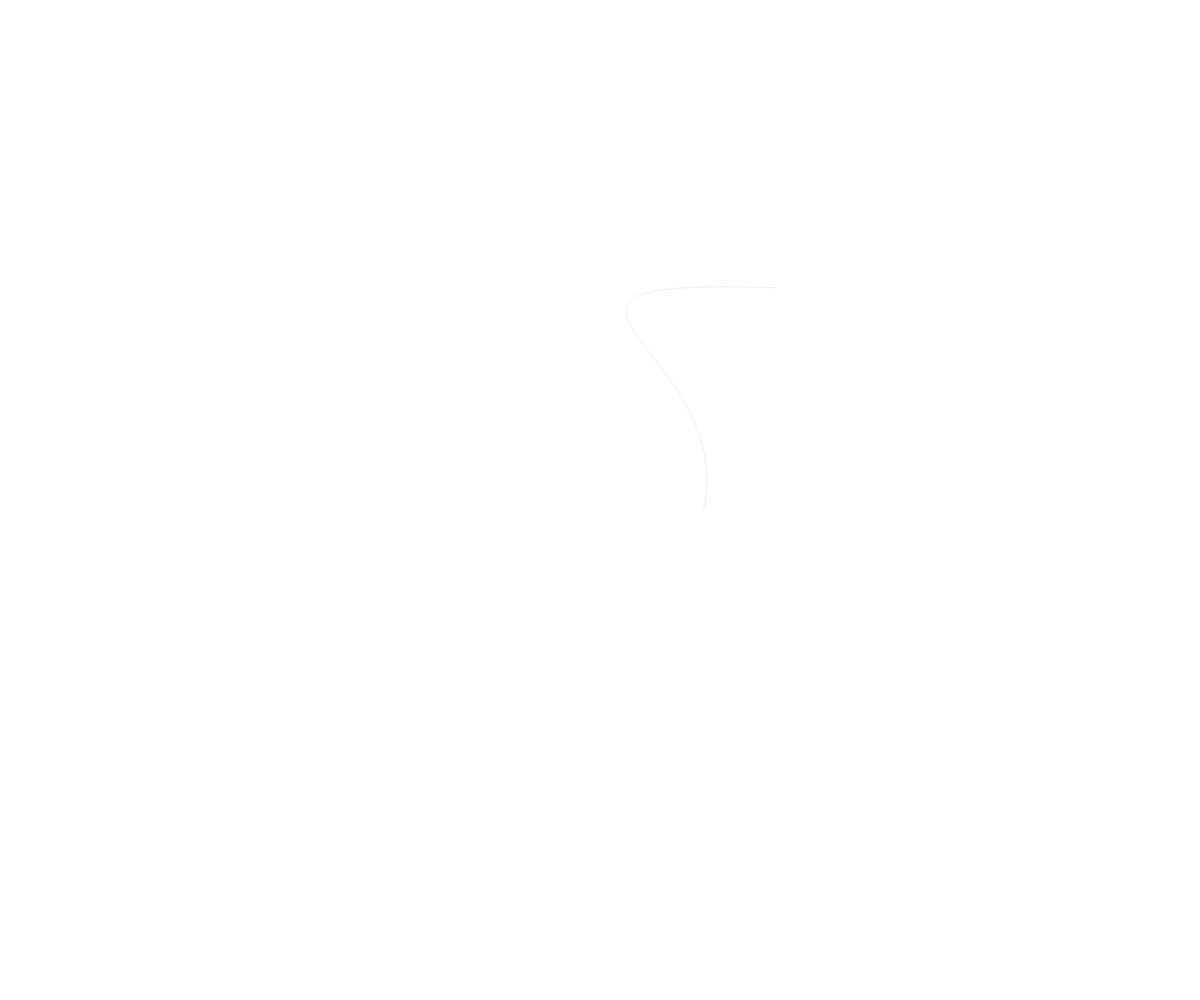
Frame 1 (no input)
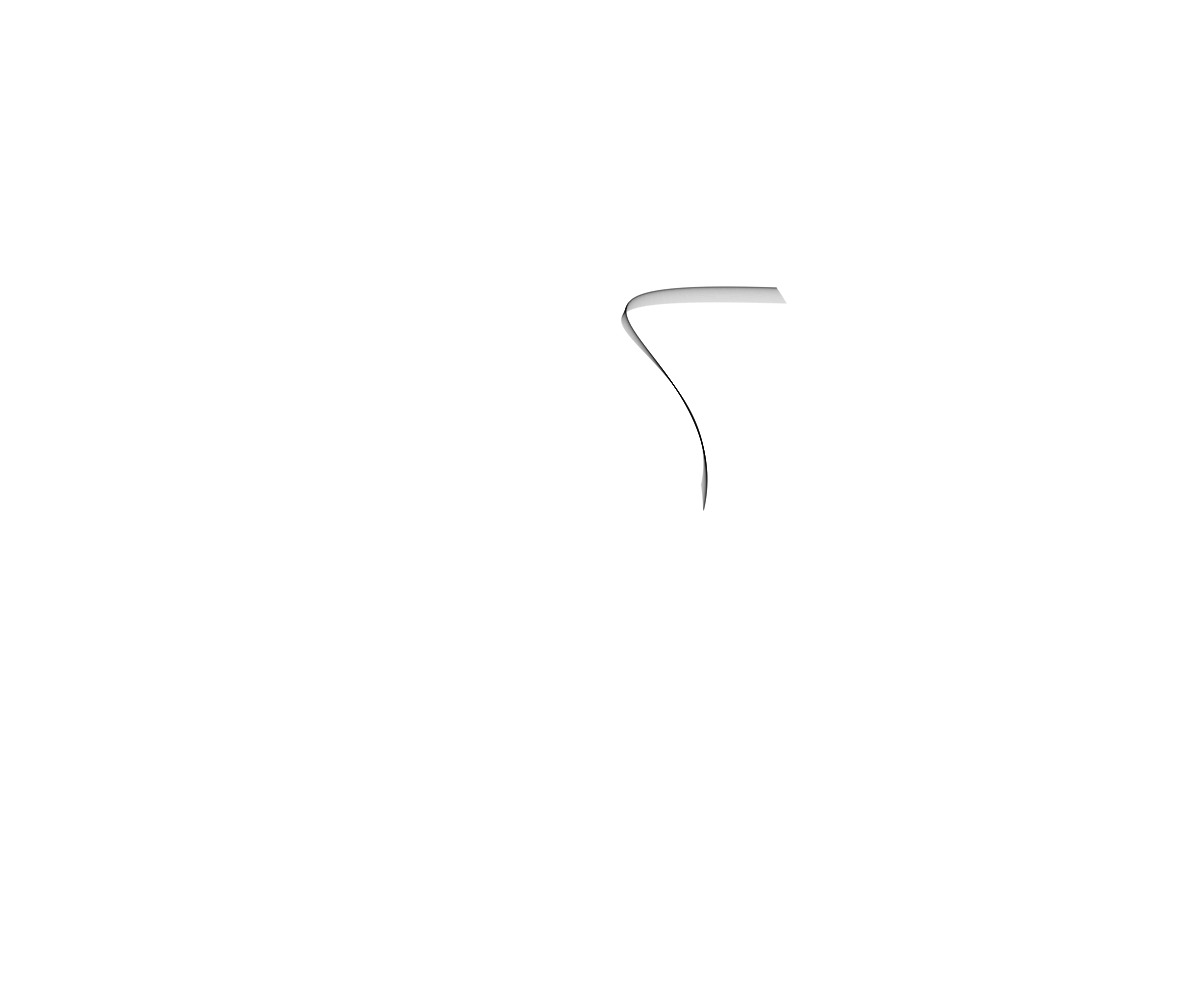
Frame 60 (no input)
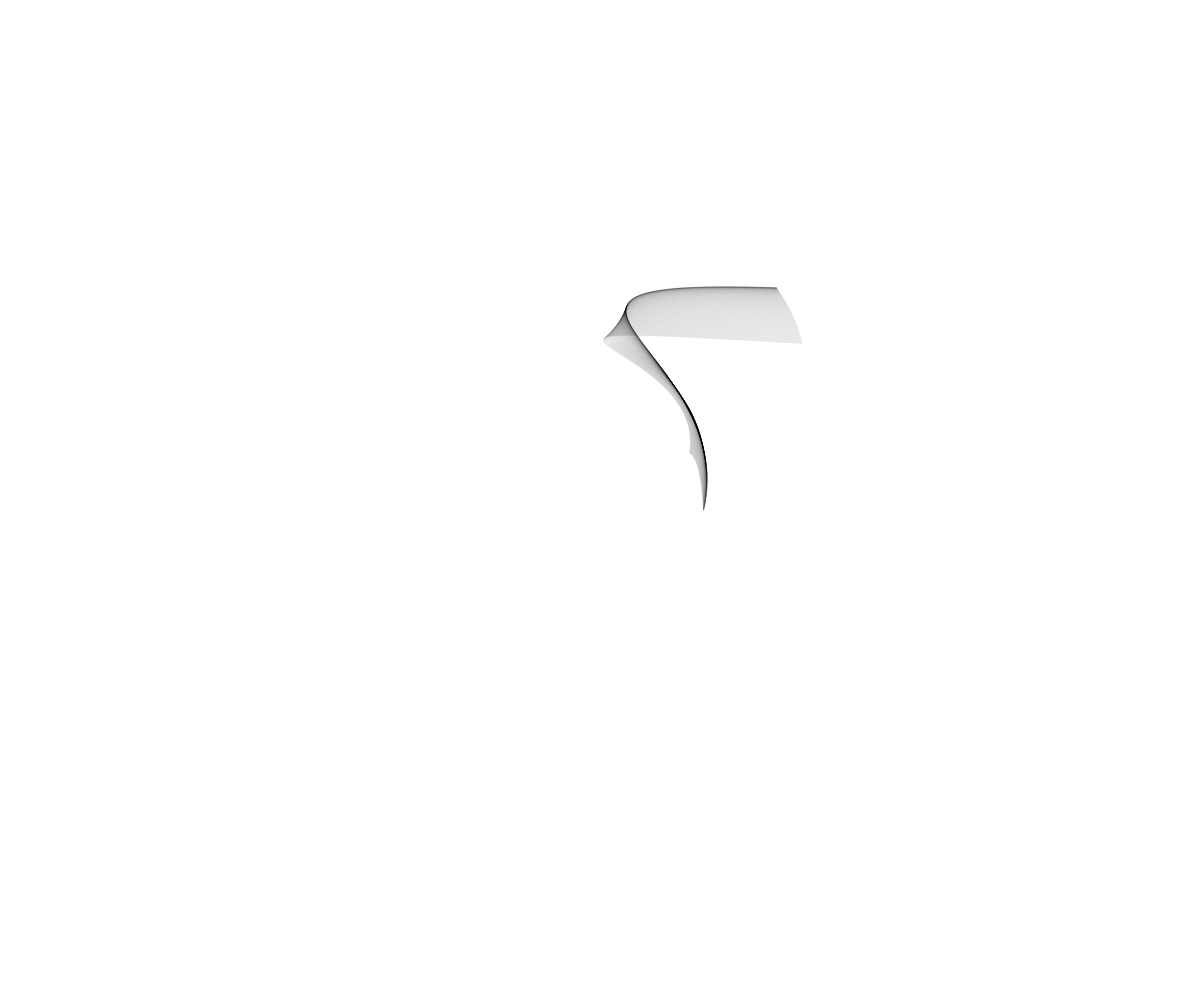
Frame 120 (the mouse pressed at the canvas centre since frame 60)

The p5.js sketch that drew these frames (run headless with seeded random() and noise() and a simulated clock; from frame 60 on, the mouse is pressed at the canvas centre):

// p5.js sketch
// ── sketch.js
var noiseFactor;

function setup() {
  createCanvas(windowWidth, windowHeight);
  background(255);
  stroke(0, 18);
  noFill();
    
  noiseFactor = 0.001;
}

function draw() {
  var x1 = width * noise(noiseFactor * frameCount, 15);
  var x2 = width * noise(noiseFactor * frameCount, 25);
  var x3 = width * noise(noiseFactor * frameCount, 35);
  var x4 = width * noise(noiseFactor * frameCount, 45);
  var y1 = height * noise(noiseFactor * frameCount, 55);
  var y2 = height * noise(noiseFactor * frameCount, 65);
  var y3 = height * noise(noiseFactor * frameCount, 75);
  var y4 = height * noise(noiseFactor * frameCount, 85);
  
  bezier(x1, y1, x2, y2, x3, y3, x4, y4);
}
